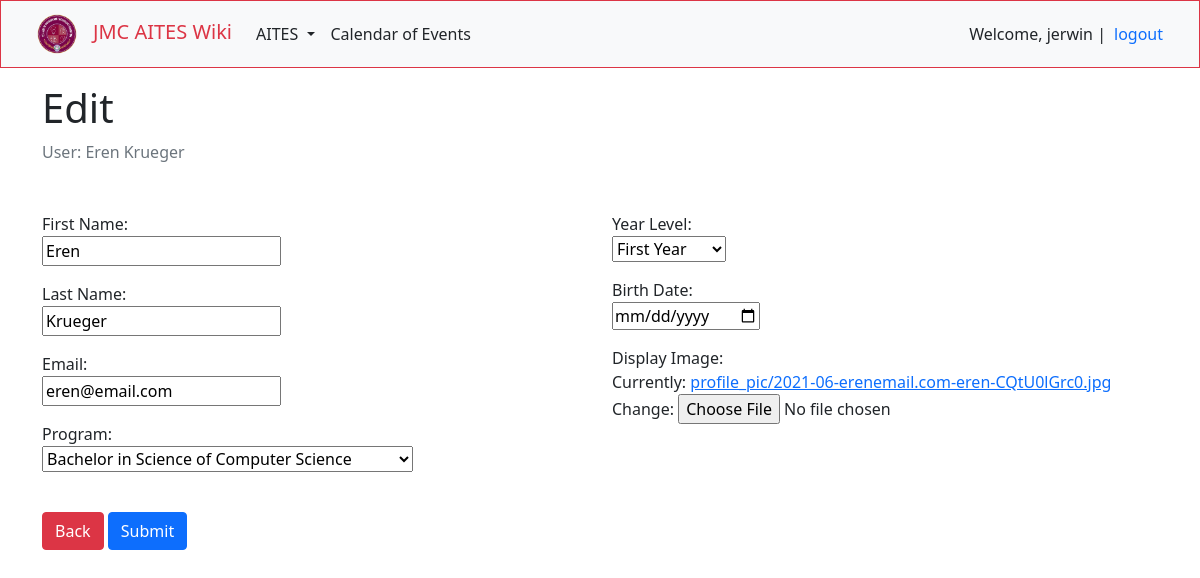
The app's page /students/8/edit (signed in) with its own data.
### students/models.py (models this page shows, shortened)
class Student(models.Model):
    YEAR_LEVEL = [
        ('I','First Year'),
        ('II','Second Year'),
        ('III','Third Year'),
        ('IV','Fourth Year')
    ]
    fname = models.CharField(max_length=64, verbose_name='first name')
    lname = models.CharField(max_length=64, verbose_name='last name')
    birth_date = models.DateField(blank=True, null=True)
    student_program = models.ForeignKey(Program, on_delete = models.CASCADE, related_name="student_program", verbose_name='program')
    email = models.EmailField(unique=True, max_length=64, verbose_name='email')
    yearlevel = models.CharField(max_length=5, choices=YEAR_LEVEL, verbose_name='year level')
    user_image = models.ImageField(upload_to=image_path, default='profile_pic/default.jpg')

### students/views.py (the view)
# urls.py: path('<int:profile_id>/edit', views.edit_user, name='edit_user'),
@login_required
def edit_user(request, profile_id):
    try:
        user = Student.objects.get(pk=profile_id)
        initial = {
            'email':user.email,
            'fname': user.fname,
            'lname': user.lname,
            'student_program': user.student_program,
            'yearlevel': user.yearlevel,
            'birth_date': user.birth_date,
            'user_image': user.user_image,
            }
        form = StudentForm(request.POST or None, request.FILES or None,initial=initial)
        if form.is_valid():
            form.save()
    except Student.DoesNotExist:
        raise Http404("Profile does not exist")
    return render(request, 'students/edit.html', {
        'student_user': user,
        'form': form
    })

### students/forms.py
class StudentForm(forms.ModelForm):
    class Meta:
        model = Student
        fields = "__all__"

### students/models.py (called while the page is built)
    def __str__(self):
        return f"{self.program}"

### students/templates/students/edit.html (shortened to what this page needs)
{% extends 'users/layout.html' %}
{% block body %}
{% include 'partials/_navbar.html' %}
<div class="container">
    <h1 class="mt-3">Edit</h1>
    <p class="text-muted mb-5">User: {{student_user.fname}} {{student_user.lname}}</p>
    <form action="{% url 'students:process_edit' student_user.id %}" method="post" enctype="multipart/form-data">
        <div class="row">
            <div class="col">
                <label>First Name:</label>
                <p>{{form.fname}}</p>
                <label>Last Name:</label>
                <p>{{form.lname}}</p>
                <label>Email:</label>
                <p>{{form.email}}</p>
                <label>Program:</label>
                <p>{{form.student_program}}</p>
                <a class="btn btn-danger mt-4" href="{% url 'students:details' student_user.id %}" role="button">Back</a>
                <button type="submit" class="btn btn-primary mt-4">Submit</button>
            </div>
            <div class="col">
                <label>Year Level:</label>
                <p>{{form.yearlevel}}</p>
                <label>Birth Date:</label>
                <p><input type="date" name="birth_date" id="id_birth_date" required></p>
                <label>Display Image:</label>
                <p>{{form.user_image}}</p>
            </div>
        </div>
    </form>
</div>
{% endblock %}

### users/templates/partials/_navbar.html (shortened to what this page needs)
{% load static %}
<nav class="navbar navbar-expand-lg navbar-light bg-light border-bottom border border-danger">
    <div class="container-fluid ">
      <a class="navbar-brand text-danger" href="{% url 'users:index' %}"> <img class="ms-4 me-3" src="{% static 'logo/citelogo.png' %}" alt="citelogo" width="40">JMC AITES Wiki</a>
      <div class="collapse navbar-collapse" id="navbarNavDropdown">
        <ul class="navbar-nav">
          <li class="nav-item dropdown">
            <a class="nav-link dropdown-toggle text-dark" href="#" id="navbarDropdownMenuLink" role="button" data-bs-toggle="dropdown" aria-expanded="false">
              AITES
            </a>
          </li>
          <li class="nav-item m-auto">
            <a href="{% url 'events:index' %}" class="nav-link text-dark" >Calendar of Events</a>
          </li>
        </ul>
        <div class="d-flex ms-auto pe-3">
            <ul class="navbar-nav">
                {% if user.is_authenticated %}
                    <span class="navbar-text text-dark">Welcome, {{request.user.username}} | </span>
                    <li class='nav-item'>
                        <a href="{% url 'users:logout' %}" class="nav-link text-primary">logout</a>
                    </li>
                {% endif %}
            </ul>
        </div>
      </div>
    </div>
</nav>

### records on screen
Student: fname "Eren", lname "Krueger", email "eren@email.com", student_program "Bachelor in Science of Computer Science", yearlevel "First Year"

### other values on screen
{{ request.user.username }} "jerwin"
